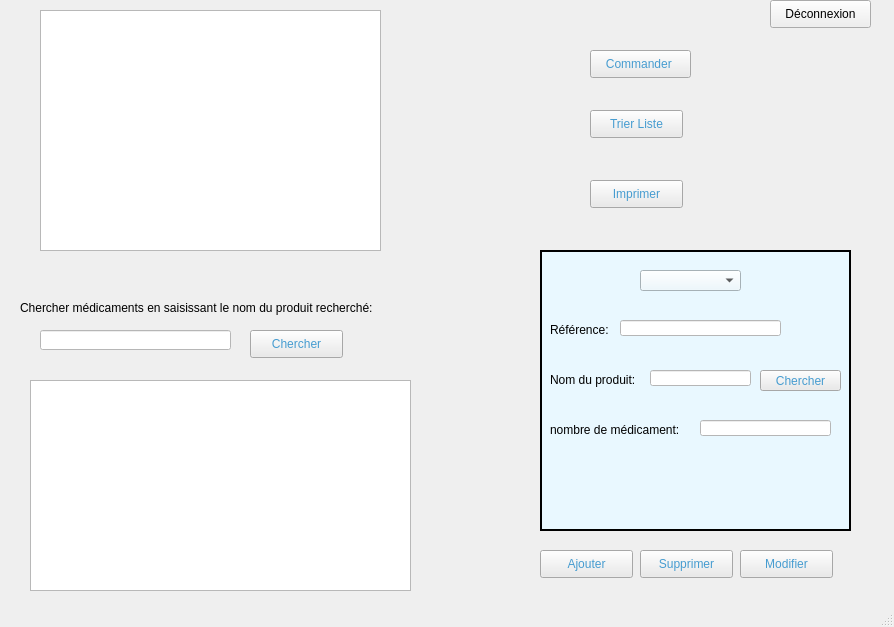
<?xml version="1.0" encoding="UTF-8"?>
<ui version="4.0">
 <class>amedicament</class>
 <widget class="QMainWindow" name="amedicament">
  <property name="geometry">
   <rect>
    <x>0</x>
    <y>0</y>
    <width>894</width>
    <height>627</height>
   </rect>
  </property>
  <property name="windowTitle">
   <string>Gestion des médicaments</string>
  </property>
  <widget class="QWidget" name="centralwidget">
   <widget class="QPushButton" name="pushButton_rechercher">
    <property name="geometry">
     <rect>
      <x>250</x>
      <y>330</y>
      <width>93</width>
      <height>28</height>
     </rect>
    </property>
    <property name="styleSheet">
     <string notr="true">border-color: rgb(0, 123, 180);
font: 10pt &quot;MS Shell Dlg 2&quot;;
background-color: rgb(234, 234, 234);
color: qlineargradient(spread:reflect, x1:0, y1:0, x2:1, y2:0, stop:0.512712 rgba(70, 156, 208, 255));</string>
    </property>
    <property name="text">
     <string>Chercher</string>
    </property>
   </widget>
   <widget class="QPushButton" name="pushButton">
    <property name="geometry">
     <rect>
      <x>770</x>
      <y>0</y>
      <width>101</width>
      <height>28</height>
     </rect>
    </property>
    <property name="text">
     <string>Déconnexion</string>
    </property>
   </widget>
   <widget class="QTableView" name="tablemedicament_2">
    <property name="geometry">
     <rect>
      <x>30</x>
      <y>380</y>
      <width>381</width>
      <height>211</height>
     </rect>
    </property>
    <property name="styleSheet">
     <string notr="true">color: rgb(0, 0, 0);</string>
    </property>
   </widget>
   <widget class="QLabel" name="label_10">
    <property name="geometry">
     <rect>
      <x>0</x>
      <y>-10</y>
      <width>891</width>
      <height>641</height>
     </rect>
    </property>
    <property name="text">
     <string/>
    </property>
   </widget>
   <widget class="QTableView" name="tablemedicament">
    <property name="geometry">
     <rect>
      <x>40</x>
      <y>10</y>
      <width>341</width>
      <height>241</height>
     </rect>
    </property>
    <property name="styleSheet">
     <string notr="true">color: rgb(0, 0, 0);
font: 10pt &quot;MS Shell Dlg 2&quot;;</string>
    </property>
   </widget>
   <widget class="QLineEdit" name="lineEdit_nomP_3">
    <property name="geometry">
     <rect>
      <x>40</x>
      <y>330</y>
      <width>191</width>
      <height>20</height>
     </rect>
    </property>
    <property name="styleSheet">
     <string notr="true">background-color: rgb(255, 255, 255);
color: rgb(0, 0, 0);
font: 10pt &quot;MS Shell Dlg 2&quot;;text-decoration:none;</string>
    </property>
    <property name="clearButtonEnabled">
     <bool>true</bool>
    </property>
   </widget>
   <widget class="QFrame" name="frame">
    <property name="geometry">
     <rect>
      <x>540</x>
      <y>250</y>
      <width>311</width>
      <height>281</height>
     </rect>
    </property>
    <property name="styleSheet">
     <string notr="true">background-color:rgb(233,248,255);</string>
    </property>
    <property name="frameShape">
     <enum>QFrame::Box</enum>
    </property>
    <property name="frameShadow">
     <enum>QFrame::Plain</enum>
    </property>
    <property name="lineWidth">
     <number>2</number>
    </property>
    <property name="midLineWidth">
     <number>0</number>
    </property>
    <widget class="QLabel" name="label">
     <property name="geometry">
      <rect>
       <x>10</x>
       <y>70</y>
       <width>61</width>
       <height>20</height>
      </rect>
     </property>
     <property name="styleSheet">
      <string notr="true">;</string>
     </property>
     <property name="text">
      <string>Référence:</string>
     </property>
    </widget>
    <widget class="QLabel" name="label_2">
     <property name="geometry">
      <rect>
       <x>10</x>
       <y>120</y>
       <width>91</width>
       <height>20</height>
      </rect>
     </property>
     <property name="styleSheet">
      <string notr="true"/>
     </property>
     <property name="text">
      <string>Nom du produit:</string>
     </property>
    </widget>
    <widget class="QLabel" name="label_3">
     <property name="geometry">
      <rect>
       <x>10</x>
       <y>170</y>
       <width>141</width>
       <height>20</height>
      </rect>
     </property>
     <property name="styleSheet">
      <string notr="true"/>
     </property>
     <property name="text">
      <string>nombre de médicament:</string>
     </property>
    </widget>
    <widget class="QLineEdit" name="lineEdit_ref">
     <property name="geometry">
      <rect>
       <x>80</x>
       <y>70</y>
       <width>161</width>
       <height>16</height>
      </rect>
     </property>
     <property name="styleSheet">
      <string notr="true">background-color: rgb(255, 255, 255);
font: 10pt &quot;MS Shell Dlg 2&quot;;
color: rgb(0, 0, 0);
text-decoration:none;</string>
     </property>
     <property name="clearButtonEnabled">
      <bool>true</bool>
     </property>
    </widget>
    <widget class="QLineEdit" name="lineEdit_nb">
     <property name="geometry">
      <rect>
       <x>160</x>
       <y>170</y>
       <width>131</width>
       <height>16</height>
      </rect>
     </property>
     <property name="styleSheet">
      <string notr="true">background-color: rgb(255, 255, 255);
font: 10pt &quot;MS Shell Dlg 2&quot;;
color: rgb(0, 0, 0);text-decoration:none;</string>
     </property>
     <property name="clearButtonEnabled">
      <bool>true</bool>
     </property>
    </widget>
    <widget class="QPushButton" name="pushButton_chercherP">
     <property name="geometry">
      <rect>
       <x>220</x>
       <y>120</y>
       <width>81</width>
       <height>21</height>
      </rect>
     </property>
     <property name="styleSheet">
      <string notr="true">border-color: rgb(0, 123, 180);
font: 10pt &quot;MS Shell Dlg 2&quot;;
background-color: rgb(234, 234, 234);
color: qlineargradient(spread:reflect, x1:0, y1:0, x2:1, y2:0, stop:0.512712 rgba(70, 156, 208, 255));</string>
     </property>
     <property name="text">
      <string>Chercher</string>
     </property>
    </widget>
    <widget class="QComboBox" name="comboBox">
     <property name="geometry">
      <rect>
       <x>100</x>
       <y>20</y>
       <width>101</width>
       <height>21</height>
      </rect>
     </property>
    </widget>
    <widget class="QLineEdit" name="lineEdit_nomP">
     <property name="geometry">
      <rect>
       <x>110</x>
       <y>120</y>
       <width>101</width>
       <height>16</height>
      </rect>
     </property>
     <property name="styleSheet">
      <string notr="true">background-color: rgb(255, 255, 255);</string>
     </property>
     <property name="clearButtonEnabled">
      <bool>true</bool>
     </property>
    </widget>
   </widget>
   <widget class="QPushButton" name="pushButton_tri">
    <property name="geometry">
     <rect>
      <x>590</x>
      <y>110</y>
      <width>93</width>
      <height>28</height>
     </rect>
    </property>
    <property name="styleSheet">
     <string notr="true">border-color: rgb(0, 123, 180);
font: 10pt &quot;MS Shell Dlg 2&quot;;
background-color: rgb(234, 234, 234);
color: qlineargradient(spread:reflect, x1:0, y1:0, x2:1, y2:0, stop:0.512712 rgba(70, 156, 208, 255));</string>
    </property>
    <property name="text">
     <string>Trier Liste</string>
    </property>
   </widget>
   <widget class="QPushButton" name="pushButton_ok">
    <property name="geometry">
     <rect>
      <x>540</x>
      <y>550</y>
      <width>93</width>
      <height>28</height>
     </rect>
    </property>
    <property name="styleSheet">
     <string notr="true">border-color: rgb(0, 123, 180);
font: 10pt &quot;MS Shell Dlg 2&quot;;
color: qlineargradient(spread:reflect, x1:0, y1:0, x2:1, y2:0, stop:0.512712 rgba(70, 156, 208, 255));
background-color: rgb(234, 234, 234);</string>
    </property>
    <property name="text">
     <string>Ajouter</string>
    </property>
   </widget>
   <widget class="QPushButton" name="pushButton_imprimer">
    <property name="geometry">
     <rect>
      <x>590</x>
      <y>180</y>
      <width>93</width>
      <height>28</height>
     </rect>
    </property>
    <property name="styleSheet">
     <string notr="true">border-color: rgb(0, 123, 180);
font: 10pt &quot;MS Shell Dlg 2&quot;;
background-color: rgb(234, 234, 234);
color: qlineargradient(spread:reflect, x1:0, y1:0, x2:1, y2:0, stop:0.512712 rgba(70, 156, 208, 255));</string>
    </property>
    <property name="text">
     <string>Imprimer</string>
    </property>
   </widget>
   <widget class="QPushButton" name="pushButton_supp">
    <property name="geometry">
     <rect>
      <x>640</x>
      <y>550</y>
      <width>93</width>
      <height>28</height>
     </rect>
    </property>
    <property name="styleSheet">
     <string notr="true">border-color: rgb(0, 123, 180);
font: 10pt &quot;MS Shell Dlg 2&quot;;
background-color: rgb(234, 234, 234);
color: qlineargradient(spread:reflect, x1:0, y1:0, x2:1, y2:0, stop:0.512712 rgba(70, 156, 208, 255));</string>
    </property>
    <property name="text">
     <string>Supprimer</string>
    </property>
   </widget>
   <widget class="QPushButton" name="pushButton_commander">
    <property name="geometry">
     <rect>
      <x>590</x>
      <y>50</y>
      <width>101</width>
      <height>28</height>
     </rect>
    </property>
    <property name="styleSheet">
     <string notr="true">border-color: rgb(0, 123, 180);
font: 10pt &quot;MS Shell Dlg 2&quot;;
background-color: rgb(234, 234, 234);
color: qlineargradient(spread:reflect, x1:0, y1:0, x2:1, y2:0, stop:0.512712 rgba(70, 156, 208, 255));</string>
    </property>
    <property name="text">
     <string>Commander </string>
    </property>
   </widget>
   <widget class="QLabel" name="label_9">
    <property name="geometry">
     <rect>
      <x>20</x>
      <y>300</y>
      <width>381</width>
      <height>16</height>
     </rect>
    </property>
    <property name="styleSheet">
     <string notr="true"/>
    </property>
    <property name="text">
     <string>Chercher médicaments en saisissant le nom du produit recherché:</string>
    </property>
   </widget>
   <widget class="QPushButton" name="pushButton_modifier">
    <property name="geometry">
     <rect>
      <x>740</x>
      <y>550</y>
      <width>93</width>
      <height>28</height>
     </rect>
    </property>
    <property name="styleSheet">
     <string notr="true">border-color: rgb(0, 123, 180);
font: 10pt &quot;MS Shell Dlg 2&quot;;
background-color: rgb(234, 234, 234);
color: qlineargradient(spread:reflect, x1:0, y1:0, x2:1, y2:0, stop:0.512712 rgba(70, 156, 208, 255));</string>
    </property>
    <property name="text">
     <string>Modifier</string>
    </property>
   </widget>
   <zorder>label_10</zorder>
   <zorder>pushButton_rechercher</zorder>
   <zorder>pushButton</zorder>
   <zorder>tablemedicament_2</zorder>
   <zorder>tablemedicament</zorder>
   <zorder>lineEdit_nomP_3</zorder>
   <zorder>frame</zorder>
   <zorder>pushButton_tri</zorder>
   <zorder>pushButton_ok</zorder>
   <zorder>pushButton_imprimer</zorder>
   <zorder>pushButton_supp</zorder>
   <zorder>pushButton_commander</zorder>
   <zorder>label_9</zorder>
   <zorder>pushButton_modifier</zorder>
  </widget>
  <widget class="QMenuBar" name="menubar">
   <property name="geometry">
    <rect>
     <x>0</x>
     <y>0</y>
     <width>894</width>
     <height>26</height>
    </rect>
   </property>
  </widget>
  <widget class="QStatusBar" name="statusbar"/>
 </widget>
 <resources/>
 <connections/>
</ui>
